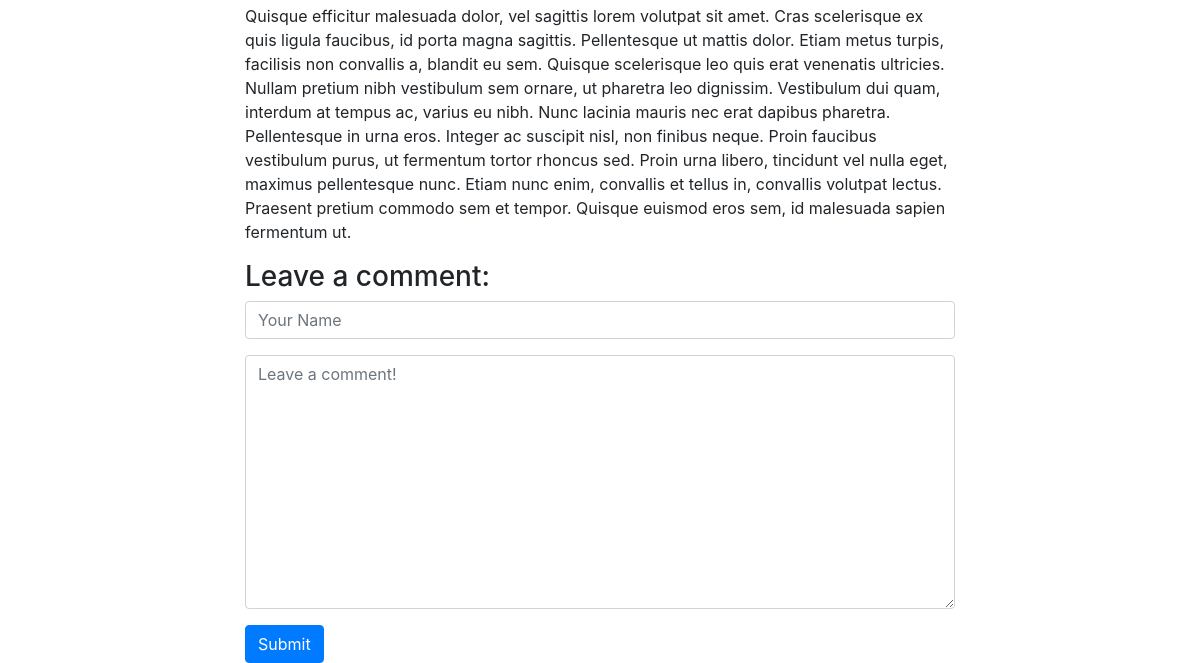
The page /blog/3/ (lower part) on the database as committed earlier.
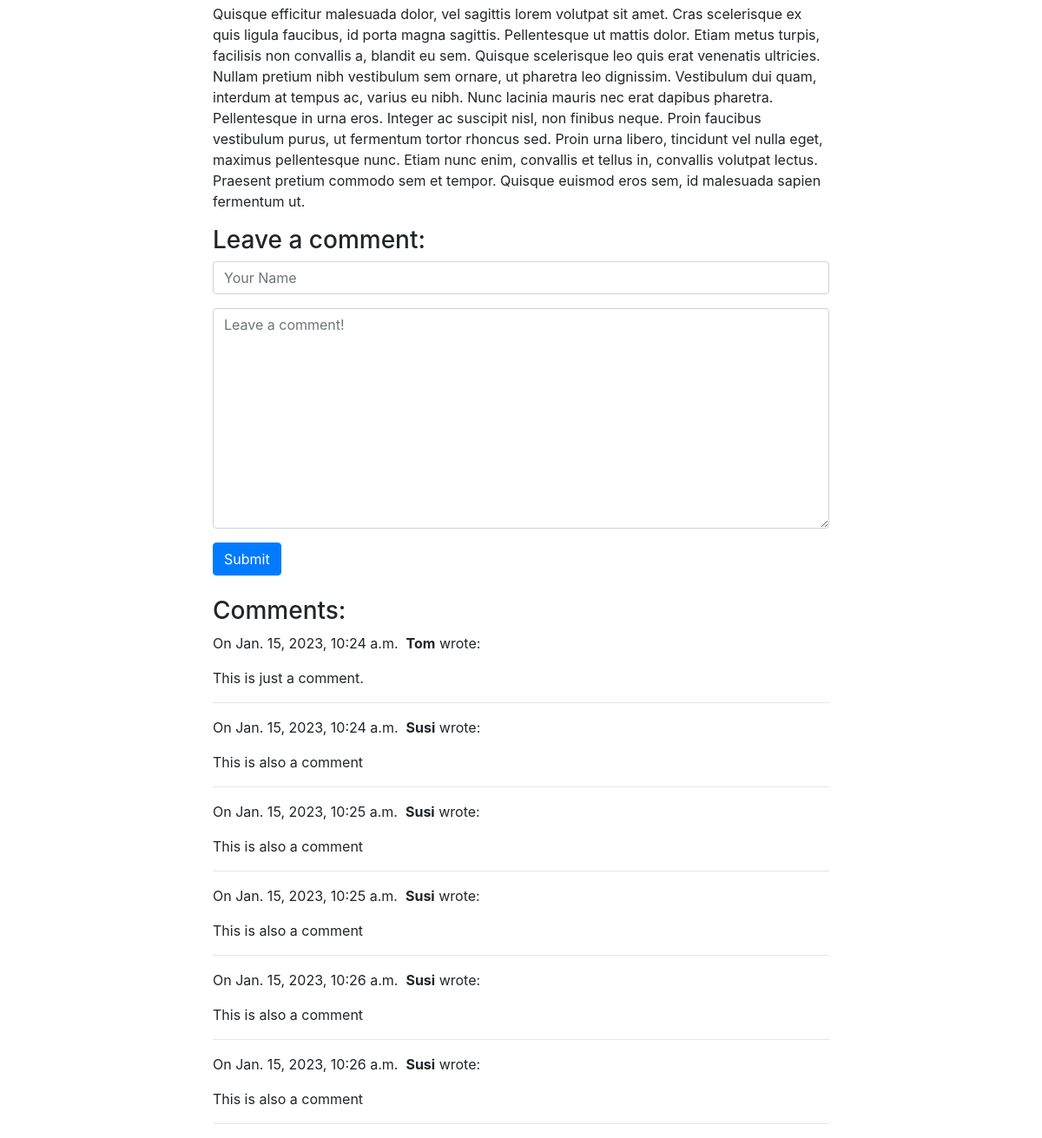
The same page on the database as committed later.
### blog/models.py (models this page shows)
class Comments(models.Model):
    author = models.CharField(max_length=60)
    text = models.TextField()
    created = models.DateTimeField(auto_now_add=True)
    post = models.ForeignKey('Posts', on_delete=models.CASCADE)
    class Meta:
        verbose_name_plural = "comments"

### blog/views.py (the view, shortened to what this page needs)
# urls.py: path("<int:pk>/", blog_detail, name="blog_detail"),
def blog_detail(request, pk):
    post = Posts.objects.get(pk=pk)
    form = CommentForm()
    comments = Comments.objects.filter(post=post.pk)
    context = {
        'post': post,
        'comments': comments,
        "form": form,
    }
    return render(request, 'blog/blog_detail.html', context)

### blog/forms.py
class CommentForm(forms.Form):
    author = forms.CharField(
        max_length=60,
        widget=forms.TextInput(attrs={
            "class": "form-control",
            "placeholder": "Your Name"
        })
    )
    text = forms.CharField(widget=forms.Textarea(
        attrs={
            "class": "form-control",
            "placeholder": "Leave a comment!"
        })
    )

### blog/templates/blog/blog_detail.html (shortened to what this page needs)
{% extends 'portfolio/base.html' %}
{% block content %}
<div class="col-md-8 offset-md-2">
        <p>{{ post.text | linebreaks }}</p>
        <h3>Leave a comment: </h3>
        <form action="/blog/{{ post.pk }}/" method="post">
            <div class="form-group">
                {{ form.author }}
            </div>
            <div class="form-group">
                {{ form.text }}
            </div>
            <button type="submit" class="btn btn-primary">Submit</button>
        </form>
        {% if comments %}
        <br>
        <h3>Comments:</h3>
        <p>
            {% for comment in comments %}
               On {{ comment.created }}&nbsp;
                <b>{{ comment.author }}</b> wrote:
         </p>
         <p>{{ comment.text }}</p>
        <hr>
            {% endfor %}
        {% endif %}
</div>
{% endblock %}

Rows that differ between the two databases and show on the page:
added Comments: created "Jan. 15, 2023, 10:24 a.m.", author "Tom", text "This is just a comment."
added Comments: created "Jan. 15, 2023, 10:24 a.m.", author "Susi", text "This is also a comment"
added Comments: created "Jan. 15, 2023, 10:25 a.m.", author "Susi", text "This is also a comment"
added Comments: created "Jan. 15, 2023, 10:25 a.m.", author "Susi", text "This is also a comment"
added Comments: created "Jan. 15, 2023, 10:26 a.m.", author "Susi", text "This is also a comment"
added Comments: created "Jan. 15, 2023, 10:26 a.m.", author "Susi", text "This is also a comment"
Other text that changed with them:
text now shown: "Comments:"
